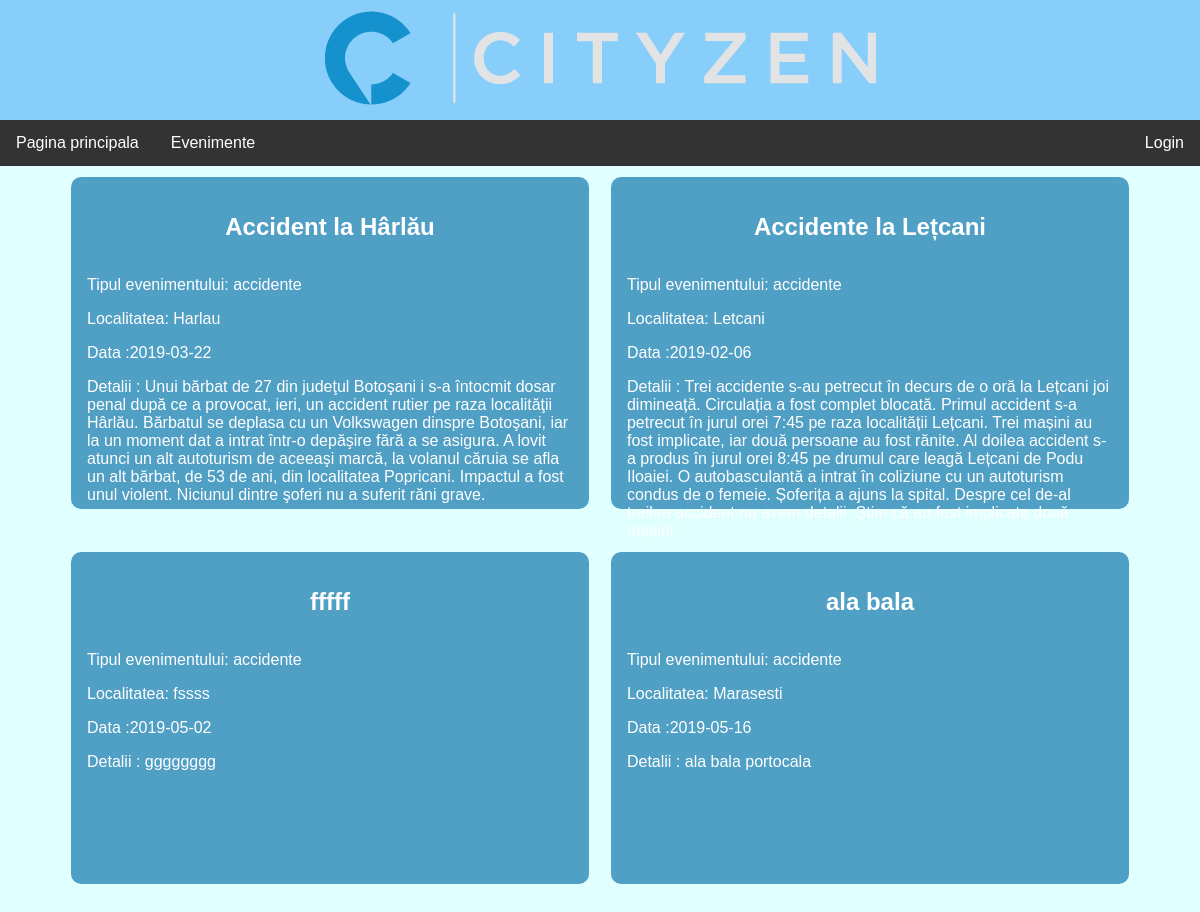
/accidente.php, run on the app's committed database.
### tables this page shows
CREATE TABLE `addtable` (
  `id` int(10) unsigned NOT NULL,
  `likes` int(11) unsigned DEFAULT '0',
  `tip` varchar(45) NOT NULL,
  `titlu` mediumtext NOT NULL,
  `localitate` varchar(45) NOT NULL,
  `data_form` date NOT NULL,
  `detalii` longtext NOT NULL,
  `data_adaugare` timestamp NOT NULL DEFAULT CURRENT_TIMESTAMP,
  `user_id` int(10) unsigned NOT NULL,
  KEY `user_id_idx` (`user_id`),
  CONSTRAINT `user_id` FOREIGN KEY (`user_id`) REFERENCES `users` (`user_id`)
);

### accidente.php (the view, shortened to what this page needs)
<?php include('server.php');?>
<html>
<head>
<link rel="stylesheet" type="text/css" href="baranav+body.css">
<link rel="stylesheet" type="text/css" href="header1.css">
<link rel="stylesheet" type="text/css" href="indeex1.css">
</head>
<body>
<h1 id="header" onclick="window.location.href='index.php'"></h1>
<div class="navbar">
  <a href="index.php">Pagina principala</a>
  <div class="dropdown">
    <button class="dropbtn" onclick = "#">Evenimente
    </button>
  </div>
  <div class="right">
  	<a href="login.php">Login</a>
  	</div>
</div>
<div id = "Main">
  <?php
	$sqlget = "SELECT * FROM addtable where tip = 'accidente'";
	$sqldata = mysqli_query($db, $sqlget) or die ('error getting infos');
	while($row = mysqli_fetch_array($sqldata, MYSQLI_ASSOC)){
		echo '<div class="EventBox">';
		echo "<h2>";
		echo $row['titlu'];
		echo "</h2>";
		echo "<p>Tipul evenimentului: ";
		echo $row['tip'];
		echo "</p>";
		echo "<p>Localitatea: ";
		echo $row['localitate'];
		echo "</p>";
		echo "<p>Data :";
		echo $row['data_form'];
		echo "</p>";
		echo "<p>Detalii : ";
		echo $row['detalii'];
		echo "</p>";
		echo "</div>";
	}
?>
 </div>
</body>
</html>

### baranav+body.css (style rules this page uses)
.navbar { overflow: hidden; background-color: #333; font-family: Arial, Helvetica, sans-serif; }
.navbar a { float: left; font-size: 16px; color: white; text-align: center; padding: 14px 16px; text-decoration: none; }
.dropdown { float: left; overflow: hidden; }
.dropdown .dropbtn { font-size: 16px; border: none; outline: none; color: white; padding: 14px 16px; background-color: inherit; font-family: inherit; margin: 0; }
.right { overflow: hidden; background-color: #333; font-family: Arial, Helvetica, sans-serif; }
.right a { float: right; font-size: 16px; color: white; text-align: center; padding: 14px 16px; text-decoration: none; }
body { background-color:lightcyan; }

### header1.css (style rules this page uses)
#header { background-color: lightskyblue; background-image: url(logo.png); background-repeat: no-repeat; background-position: center; color : white; cursor: pointer; padding: 5%; margin: 0 auto; }

### indeex1.css (style rules this page uses)
#Main { font-family: Arial, Helvetica, sans-serif; width: 90%; margin-left: auto; margin-right: auto; margin-top: 0 auto; min-height: 500px; }
.EventBox { width: 45%; min-width: 45%; max-width: 45%; max-height: 300px; min-height: 300px; background: #509fc4; margin: 0 auto; border-radius: 10px; color: #fff; padding: 0px; float:left; margin-left: 1%; margin-right: 1%; margin-top: 1%; padding: 1.5%; margin-bottom: 32px; }
body { padding: 0px; margin: 0px; }
.EventBox h2 { text-align: center; margin-bottom: 35px; }

### data on the page
addtable: titlu "Accident la Hârlău", tip "accidente", localitate "Harlau", data_form "2019-03-22", detalii "Unui bărbat de 27 din judeţul Botoşani i s-a întocmit dosar penal după ce a provocat, ieri, un accident rutier pe raza localităţii Hârlău. Bărbatul se deplasa cu un Volkswagen dinspre Botoşani, iar la un moment dat a intrat într-o depăşire fără a se asigura. A lovit atunci un alt autoturism de aceeaşi marcă, la volanul căruia se afla un alt bărbat, de 53 de ani, din localitatea Popricani. Impactul a fost unul violent. Niciunul dintre şoferi nu a suferit răni grave."
addtable: titlu "Accidente la Lețcani", tip "accidente", localitate "Letcani", data_form "2019-02-06", detalii "Trei accidente s-au petrecut în decurs de o oră la Lețcani joi dimineață. Circulația a fost complet blocată. Primul accident s-a petrecut în jurul orei 7:45 pe raza localității Lețcani. Trei mașini au fost implicate, iar două persoane au fost rănite. Al doilea accident s-a produs în jurul orei 8:45 pe drumul care leagă Lețcani de Podu Iloaiei. O autobasculantă a intrat în coliziune cu un autoturism condus de o femeie. Șoferița a ajuns la spital. Despre cel de-al treilea accident nu avem detalii. Știm că au fost implicate două mașini."
addtable: titlu "fffff", tip "accidente", localitate "fssss", data_form "2019-05-02", detalii "gggggggg"
addtable: titlu "ala bala", tip "accidente", localitate "Marasesti", data_form "2019-05-16", detalii "ala bala portocala"
